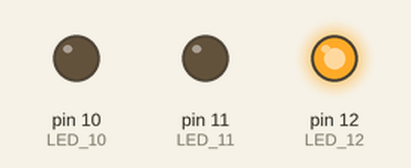
This sketch was run on a simulated Arduino Uno, built with avr-gcc and run on an emulated ATmega328P. On the bench: output pins drawn as LEDs (lit = HIGH).

Above: at 0.17 s.
At 1.94 s:
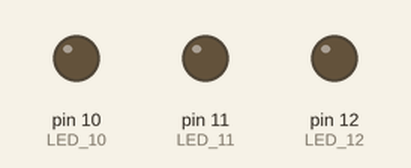
At 4.43 s:
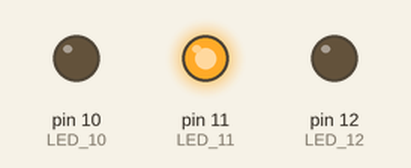
At 6.4 s:
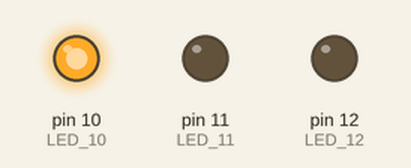
Timing chart, 0 to 7.9 s (numbered marks = the images above):
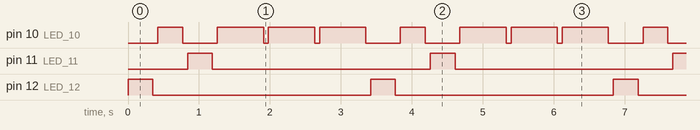

The sketch:

multi_led_blink.ino
```cpp
int const LED_12 = 12;
int const LED_11 = 11;
int const LED_10 = 10;

void setup() {
  // put your setup code here, to run once:
  pinMode(LED_12, OUTPUT);
  pinMode(LED_11, OUTPUT);
  pinMode(LED_10, OUTPUT);
  Serial.begin(96000);
}
void blinkLedSequence(int *ledArr, int size);
void blinkMiddleLed(int ledId, int amount = 2);

void loop() {
  // put your main code here, to run repeatedly:
  int ledsArr[3] = { LED_12, LED_10, LED_11 };
  blinkLedSequence(ledsArr, 3);
  blinkMiddleLed(LED_10);
}

void blinkLedSequence(int *ledsArr, int size) {
  for (int i = 0; i < size; i++) {
    digitalWrite(ledsArr[i], HIGH);
    delay(350);
    digitalWrite(ledsArr[i], LOW);
    delay(70);
  }
}

void blinkMiddleLed(int ledId, int amount) {
  digitalWrite(ledId, HIGH);
  delay(650);
  digitalWrite(ledId, LOW);
  delay(70);
  if(amount > 0) {
    blinkMiddleLed(ledId, amount - 1);
  }
  return;
}
```

Measured:
- by itself, pin 10 (LED_10): repeats every 3.4 s: LOW 0.49 s, 2 × (HIGH 0.65 s, LOW 0.07 s), HIGH 0.65 s, LOW 0.49 s, HIGH 0.35 s
- by itself, pin 11 (LED_11), pin 12 (LED_12): alternates HIGH for 0.35 s and LOW for 3.1 s
- by itself, everything shown: repeats every 3.4 s, in 12 steps
